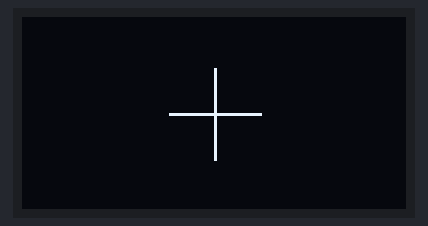
Recording of a sketch running on a simulated ESP8266 (NodeMCU). Parts: 128×64 one-colour display.

Above: at 0.51 s.
At 2.69 s:
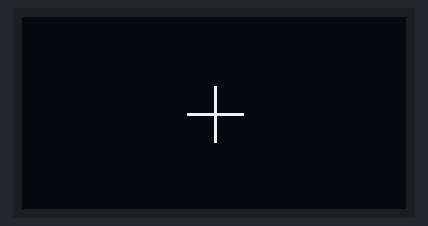

Measured:
- by itself, everything shown: repeats every 4.4 s, in 14 steps

The sketch:

pulsierendes_kreuz.ino
```cpp
#include <Arduino.h>
#include <U8g2lib.h>
#ifdef U8X8_HAVE_HW_SPI0
#include <SPI.h>
#endif
#ifdef U8X8_HAVE_HW_I2C
#include <Wire.h>
#endif
#define SDA_PIN D5
#define SCL_PIN D6
U8G2_SSD1306_128X64_NONAME_F_SW_I2C u8g2(U8G2_R0, SCL_PIN, SDA_PIN, U8X8_PIN_NONE);
void setup(void) {
 u8g2.begin();
}

int mittex = 64;
int mittey = 32;
int AbstandLXL = -3;
int AbstandLXR =  3;
int AbstandLYO = -3;
int AbstandLYU =  3;
bool Rkleiner;
void loop(void) {


  u8g2.clearBuffer();
  u8g2.drawLine((mittex + AbstandLXL),mittey ,(mittex + AbstandLXR) ,mittey );
  u8g2.drawLine(mittex, (mittey + AbstandLYO), mittex, (mittey + AbstandLYU) );
  u8g2.sendBuffer();

  if (AbstandLXL == -20 ){
    Rkleiner = true;
  } else if (AbstandLXL == -3) {
    Rkleiner = false;
  }

  if (Rkleiner == true)  {
    AbstandLXL++;

  } else if (Rkleiner == false) {
    AbstandLXL--;
  }

  if (Rkleiner == true) {
    AbstandLXR--;
  } else if (Rkleiner == false) {
    AbstandLXR++;
  }

  if (Rkleiner == true) {
    AbstandLYO++;
  } else if (Rkleiner == false) {
    AbstandLYO--;
  }

  if (Rkleiner == true) {
    AbstandLYU--;
  } else if (Rkleiner == false) {
    AbstandLYU++;
  }


}
```
